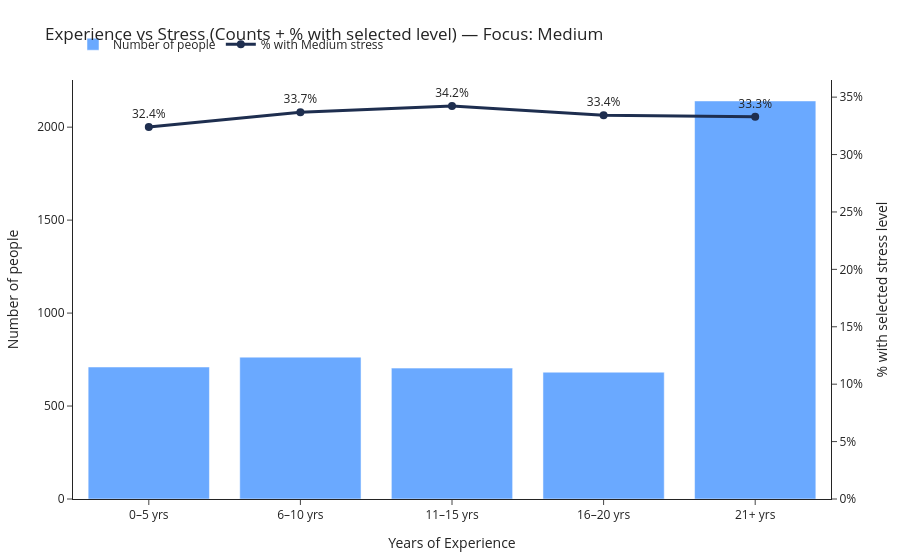

Source (notebook cell):
### Code cell
# Or look at Medium / Low stress
fig = experience_bar_line_stress(df, focus_level="Medium")
fig.show()

### Figure 1 — Plotly figure (JSON) as saved in the notebook; plotly's stock layout.template omitted (floating-point values rounded to 4 significant figures)
{"data": [{"hovertemplate": "Range: %{x}<br>Count: %{y}<extra></extra>", "marker": {"color": "#6AA9FF"}, "name": "Number of people", "type": "bar", "x": ["0–5 yrs", "6–10 yrs", "11–15 yrs", "16–20 yrs", "21+ yrs"], "y": [710, 763, 704, 682, 2141]}, {"hovertemplate": "Range: %{'x'}<br>% with Medium: %{y:.1f}%<extra></extra>", "line": {"color": "#1E2E4F", "width": 3}, "marker": {"color": "#1E2E4F", "size": 8}, "mode": "lines+markers+text", "name": "% with Medium stress", "text": ["32.4%", "33.7%", "34.2%", "33.4%", "33.3%"], "textposition": "top center", "type": "scatter", "x": ["0–5 yrs", "6–10 yrs", "11–15 yrs", "16–20 yrs", "21+ yrs"], "y": [32.39, 33.68, 34.23, 33.43, 33.3], "yaxis": "y2"}], "layout": {"legend": {"orientation": "h", "y": 1.12}, "margin": {"b": 50, "l": 50, "r": 50, "t": 80}, "title": {"text": "Experience vs Stress (Counts + % with selected level) — Focus: Medium"}, "xaxis": {"title": {"text": "Years of Experience"}}, "yaxis": {"gridcolor": "rgba(0,0,0,0.08)", "title": {"text": "Number of people"}}, "yaxis2": {"overlaying": "y", "rangemode": "tozero", "side": "right", "ticksuffix": "%", "title": {"text": "% with selected stress level"}}}}
